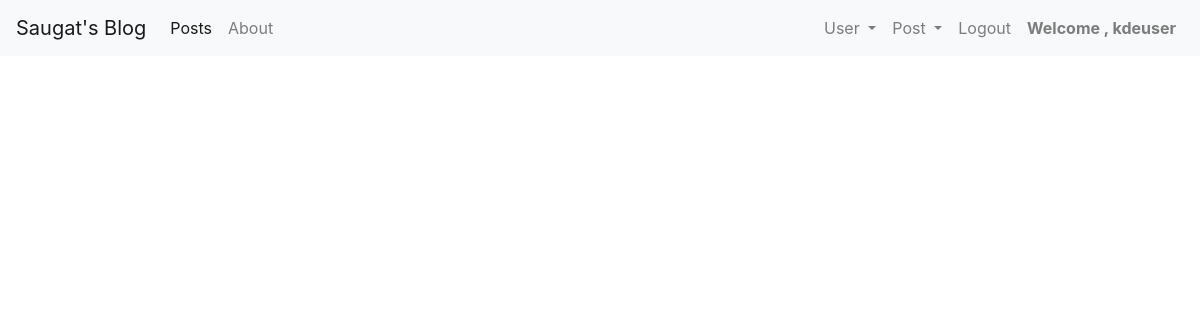
Before: /posts/update/ (signed in) with the older database file.
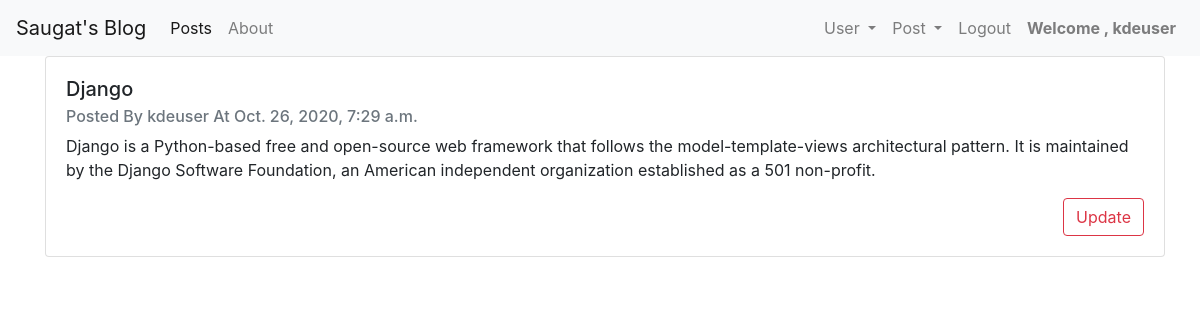
After: the same page with the newer database file.
### crud/models.py (models this page shows, shortened)
class Post(models.Model):
    content = models.TextField()
    title   = models.CharField(max_length = 300)
    user    =  models.ForeignKey(User , on_delete = models.CASCADE)
    date_published = models.DateTimeField(default = timezone.now())

### crud/views.py (the view)
# urls.py: path('posts/update/' , views.update , name = "update-page"),
@login_required
def update(request):
    context = {'posts' : Post.objects.all()}
    return render(request , 'crud/update_page.html', context)

### crud/templates/crud/update_page.html
{%extends 'crud/base.html'%} {%block content%} {% for post in posts %}
<div class="container">
  <div class="card" style="width: 70rem">
    <div class="card-body">
      <h5 class="card-title">{{post.title}}</h5>
      <h6 class="card-subtitle mb-2 text-muted">
        Posted By {{post.user.username}} At {{post.date_published}}
      </h6>
      <p class="card-text">{{post.content}}</p>
      <a
        href="/post/update/{{post.id}}"
        class="btn btn-outline-danger float-right"
        >Update
      </a>
    </div>
  </div>
</div>
<br />
{%endfor %} {%endblock%}

Changed rows visible on the page:
added Post: title "Django", user.username "kdeuser", date_published "Oct. 26, 2020, 7:29 a.m.", content "Django is a Python-based free and open-source web framework that follows the model-template-views architectural pattern. It is maintained by the Django Software Foundation, an American independent organization established as a 501 non-profit."
